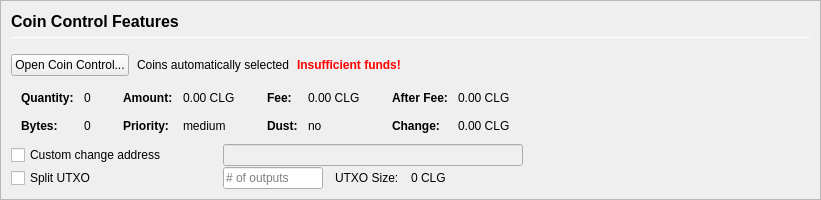
         <widget class="QFrame" name="frameCoinControl">
          <property name="sizePolicy">
           <sizepolicy hsizetype="Expanding" vsizetype="Expanding">
            <horstretch>0</horstretch>
            <verstretch>0</verstretch>
           </sizepolicy>
          </property>
          <property name="maximumSize">
           <size>
            <width>16777215</width>
            <height>16777215</height>
           </size>
          </property>
          <property name="frameShape">
           <enum>QFrame::StyledPanel</enum>
          </property>
          <property name="frameShadow">
           <enum>QFrame::Sunken</enum>
          </property>
          <layout class="QVBoxLayout" name="verticalLayoutCoinControl2">
           <property name="spacing">
            <number>0</number>
           </property>
           <property name="leftMargin">
            <number>0</number>
           </property>
           <property name="topMargin">
            <number>0</number>
           </property>
           <property name="rightMargin">
            <number>0</number>
           </property>
           <property name="bottomMargin">
            <number>0</number>
           </property>
           <item>
            <widget class="QFrame" name="frameCoinControl_BG">
             <layout class="QVBoxLayout" name="verticalLayoutCoinControl" stretch="0,0,0,0,0,0">
              <property name="spacing">
               <number>1</number>
              </property>
              <property name="leftMargin">
               <number>10</number>
              </property>
              <property name="topMargin">
               <number>10</number>
              </property>
              <item>
               <layout class="QHBoxLayout" name="horizontalLayoutCoinControl1">
                <property name="bottomMargin">
                 <number>15</number>
                </property>
                <item>
                 <layout class="QVBoxLayout" name="verticalLayout_3">
                  <property name="spacing">
                   <number>6</number>
                  </property>
                  <item>
                   <widget class="QLabel" name="labelCoinControlFeatures">
                    <property name="sizePolicy">
                     <sizepolicy hsizetype="Preferred" vsizetype="Maximum">
                      <horstretch>0</horstretch>
                      <verstretch>0</verstretch>
                     </sizepolicy>
                    </property>
                    <property name="minimumSize">
                     <size>
                      <width>0</width>
                      <height>20</height>
                     </size>
                    </property>
                    <property name="font">
                     <font>
                      <pointsize>12</pointsize>
                      <weight>75</weight>
                      <bold>true</bold>
                     </font>
                    </property>
                    <property name="styleSheet">
                     <string notr="true">font-weight:bold;</string>
                    </property>
                    <property name="text">
                     <string>Coin Control Features</string>
                    </property>
                   </widget>
                  </item>
                  <item>
                   <widget class="Line" name="line">
                    <property name="minimumSize">
                     <size>
                      <width>0</width>
                      <height>1</height>
                     </size>
                    </property>
                    <property name="maximumSize">
                     <size>
                      <width>16777215</width>
                      <height>1</height>
                     </size>
                    </property>
                    <property name="orientation">
                     <enum>Qt::Horizontal</enum>
                    </property>
                   </widget>
                  </item>
                 </layout>
                </item>
               </layout>
              </item>
              <item>
               <layout class="QHBoxLayout" name="horizontalLayoutCoinControl2" stretch="0,0,0,0">
                <property name="spacing">
                 <number>8</number>
                </property>
                <property name="bottomMargin">
                 <number>10</number>
                </property>
                <item>
                 <widget class="QPushButton" name="pushButtonCoinControl">
                  <property name="styleSheet">
                   <string notr="true"/>
                  </property>
                  <property name="text">
                   <string>Open Coin Control...</string>
                  </property>
                  <property name="autoDefault">
                   <bool>false</bool>
                  </property>
                 </widget>
                </item>
                <item>
                 <widget class="QLabel" name="labelCoinControlAutomaticallySelected">
                  <property name="text">
                   <string>Coins automatically selected</string>
                  </property>
                  <property name="margin">
                   <number>5</number>
                  </property>
                 </widget>
                </item>
                <item>
                 <widget class="QLabel" name="labelCoinControlInsuffFunds">
                  <property name="font">
                   <font>
                    <weight>75</weight>
                    <bold>true</bold>
                   </font>
                  </property>
                  <property name="styleSheet">
                   <string notr="true">color:red;font-weight:bold;</string>
                  </property>
                  <property name="text">
                   <string>Insufficient funds!</string>
                  </property>
                  <property name="margin">
                   <number>5</number>
                  </property>
                 </widget>
                </item>
                <item>
                 <spacer name="horizontalSpacerCoinControl">
                  <property name="orientation">
                   <enum>Qt::Horizontal</enum>
                  </property>
                  <property name="sizeHint" stdset="0">
                   <size>
                    <width>40</width>
                    <height>1</height>
                   </size>
                  </property>
                 </spacer>
                </item>
               </layout>
              </item>
              <item>
               <widget class="QWidget" name="widgetCoinControl" native="true">
                <property name="sizePolicy">
                 <sizepolicy hsizetype="Preferred" vsizetype="Preferred">
                  <horstretch>0</horstretch>
                  <verstretch>0</verstretch>
                 </sizepolicy>
                </property>
                <property name="minimumSize">
                 <size>
                  <width>0</width>
                  <height>0</height>
                 </size>
                </property>
                <property name="styleSheet">
                 <string notr="true"/>
                </property>
                <layout class="QHBoxLayout" name="horizontalLayoutCoinControl5">
                 <property name="leftMargin">
                  <number>0</number>
                 </property>
                 <property name="topMargin">
                  <number>0</number>
                 </property>
                 <property name="rightMargin">
                  <number>0</number>
                 </property>
                 <property name="bottomMargin">
                  <number>0</number>
                 </property>
                 <item>
                  <layout class="QHBoxLayout" name="horizontalLayoutCoinControl3" stretch="0,0,0,1">
                   <property name="spacing">
                    <number>20</number>
                   </property>
                   <property name="topMargin">
                    <number>0</number>
                   </property>
                   <property name="bottomMargin">
                    <number>10</number>
                   </property>
                   <item>
                    <layout class="QFormLayout" name="formLayoutCoinControl1">
                     <property name="horizontalSpacing">
                      <number>10</number>
                     </property>
                     <property name="verticalSpacing">
                      <number>14</number>
                     </property>
                     <property name="leftMargin">
                      <number>10</number>
                     </property>
                     <property name="topMargin">
                      <number>4</number>
                     </property>
                     <property name="rightMargin">
                      <number>6</number>
                     </property>
                     <item row="0" column="0">
                      <widget class="QLabel" name="labelCoinControlQuantityText">
                       <property name="font">
                        <font>
                         <weight>75</weight>
                         <bold>true</bold>
                        </font>
                       </property>
                       <property name="text">
                        <string>Quantity:</string>
                       </property>
                       <property name="margin">
                        <number>0</number>
                       </property>
                      </widget>
                     </item>
                     <item row="0" column="1">
                      <widget class="QLabel" name="labelCoinControlQuantity">
                       <property name="cursor">
                        <cursorShape>IBeamCursor</cursorShape>
                       </property>
                       <property name="contextMenuPolicy">
                        <enum>Qt::ActionsContextMenu</enum>
                       </property>
                       <property name="text">
                        <string notr="true">0</string>
                       </property>
                       <property name="margin">
                        <number>0</number>
                       </property>
                       <property name="textInteractionFlags">
                        <set>Qt::LinksAccessibleByMouse|Qt::TextSelectableByKeyboard|Qt::TextSelectableByMouse</set>
                       </property>
                      </widget>
                     </item>
                     <item row="1" column="0">
                      <widget class="QLabel" name="labelCoinControlBytesText">
                       <property name="font">
                        <font>
                         <weight>75</weight>
                         <bold>true</bold>
                        </font>
                       </property>
                       <property name="text">
                        <string>Bytes:</string>
                       </property>
                      </widget>
                     </item>
                     <item row="1" column="1">
                      <widget class="QLabel" name="labelCoinControlBytes">
                       <property name="cursor">
                        <cursorShape>IBeamCursor</cursorShape>
                       </property>
                       <property name="contextMenuPolicy">
                        <enum>Qt::ActionsContextMenu</enum>
                       </property>
                       <property name="text">
                        <string notr="true">0</string>
                       </property>
                       <property name="textInteractionFlags">
                        <set>Qt::LinksAccessibleByMouse|Qt::TextSelectableByKeyboard|Qt::TextSelectableByMouse</set>
                       </property>
                      </widget>
                     </item>
                    </layout>
                   </item>
                   <item>
                    <layout class="QFormLayout" name="formLayoutCoinControl2">
                     <property name="horizontalSpacing">
                      <number>10</number>
                     </property>
                     <property name="verticalSpacing">
                      <number>14</number>
                     </property>
                     <property name="leftMargin">
                      <number>6</number>
                     </property>
                     <property name="topMargin">
                      <number>4</number>
                     </property>
                     <property name="rightMargin">
                      <number>6</number>
                     </property>
                     <item row="0" column="0">
                      <widget class="QLabel" name="labelCoinControlAmountText">
                       <property name="font">
                        <font>
                         <weight>75</weight>
                         <bold>true</bold>
                        </font>
                       </property>
                       <property name="text">
                        <string>Amount:</string>
                       </property>
                       <property name="margin">
                        <number>0</number>
                       </property>
                      </widget>
                     </item>
                     <item row="0" column="1">
                      <widget class="QLabel" name="labelCoinControlAmount">
                       <property name="cursor">
                        <cursorShape>IBeamCursor</cursorShape>
                       </property>
                       <property name="contextMenuPolicy">
                        <enum>Qt::ActionsContextMenu</enum>
                       </property>
                       <property name="text">
                        <string notr="true">0.00 CLG</string>
                       </property>
                       <property name="textInteractionFlags">
                        <set>Qt::LinksAccessibleByMouse|Qt::TextSelectableByKeyboard|Qt::TextSelectableByMouse</set>
                       </property>
                      </widget>
                     </item>
                     <item row="1" column="0">
                      <widget class="QLabel" name="labelCoinControlPriorityText">
                       <property name="font">
                        <font>
                         <weight>75</weight>
                         <bold>true</bold>
                        </font>
                       </property>
                       <property name="text">
                        <string>Priority:</string>
                       </property>
                      </widget>
                     </item>
                     <item row="1" column="1">
                      <widget class="QLabel" name="labelCoinControlPriority">
                       <property name="cursor">
                        <cursorShape>IBeamCursor</cursorShape>
                       </property>
                       <property name="contextMenuPolicy">
                        <enum>Qt::ActionsContextMenu</enum>
                       </property>
                       <property name="text">
                        <string>medium</string>
                       </property>
                       <property name="textInteractionFlags">
                        <set>Qt::LinksAccessibleByMouse|Qt::TextSelectableByKeyboard|Qt::TextSelectableByMouse</set>
                       </property>
                      </widget>
                     </item>
                    </layout>
                   </item>
                   <item>
                    <layout class="QFormLayout" name="formLayoutCoinControl3">
                     <property name="horizontalSpacing">
                      <number>10</number>
                     </property>
                     <property name="verticalSpacing">
                      <number>14</number>
                     </property>
                     <property name="leftMargin">
                      <number>6</number>
                     </property>
                     <property name="topMargin">
                      <number>4</number>
                     </property>
                     <property name="rightMargin">
                      <number>6</number>
                     </property>
                     <item row="0" column="0">
                      <widget class="QLabel" name="labelCoinControlFeeText">
                       <property name="font">
                        <font>
                         <weight>75</weight>
                         <bold>true</bold>
                        </font>
                       </property>
                       <property name="text">
                        <string>Fee:</string>
                       </property>
                       <property name="margin">
                        <number>0</number>
                       </property>
                      </widget>
                     </item>
                     <item row="0" column="1">
                      <widget class="QLabel" name="labelCoinControlFee">
                       <property name="cursor">
                        <cursorShape>IBeamCursor</cursorShape>
                       </property>
                       <property name="contextMenuPolicy">
                        <enum>Qt::ActionsContextMenu</enum>
                       </property>
                       <property name="text">
                        <string notr="true">0.00 CLG</string>
                       </property>
                       <property name="textInteractionFlags">
                        <set>Qt::LinksAccessibleByMouse|Qt::TextSelectableByKeyboard|Qt::TextSelectableByMouse</set>
                       </property>
                      </widget>
                     </item>
                     <item row="1" column="0">
                      <widget class="QLabel" name="labelCoinControlLowOutputText">
                       <property name="font">
                        <font>
                         <weight>75</weight>
                         <bold>true</bold>
                        </font>
                       </property>
                       <property name="text">
                        <string>Dust:</string>
                       </property>
                      </widget>
                     </item>
                     <item row="1" column="1">
                      <widget class="QLabel" name="labelCoinControlLowOutput">
                       <property name="cursor">
                        <cursorShape>IBeamCursor</cursorShape>
                       </property>
                       <property name="contextMenuPolicy">
                        <enum>Qt::ActionsContextMenu</enum>
                       </property>
                       <property name="text">
                        <string>no</string>
                       </property>
                       <property name="textInteractionFlags">
                        <set>Qt::LinksAccessibleByMouse|Qt::TextSelectableByKeyboard|Qt::TextSelectableByMouse</set>
                       </property>
                      </widget>
                     </item>
                    </layout>
                   </item>
                   <item>
                    <layout class="QFormLayout" name="formLayoutCoinControl4">
                     <property name="horizontalSpacing">
                      <number>10</number>
                     </property>
                     <property name="verticalSpacing">
                      <number>14</number>
                     </property>
                     <property name="leftMargin">
                      <number>6</number>
                     </property>
                     <property name="topMargin">
                      <number>4</number>
                     </property>
                     <property name="rightMargin">
                      <number>6</number>
                     </property>
                     <item row="0" column="0">
                      <widget class="QLabel" name="labelCoinControlAfterFeeText">
                       <property name="font">
                        <font>
                         <weight>75</weight>
                         <bold>true</bold>
                        </font>
                       </property>
                       <property name="text">
                        <string>After Fee:</string>
                       </property>
                       <property name="margin">
                        <number>0</number>
                       </property>
                      </widget>
                     </item>
                     <item row="0" column="1">
                      <widget class="QLabel" name="labelCoinControlAfterFee">
                       <property name="cursor">
                        <cursorShape>IBeamCursor</cursorShape>
                       </property>
                       <property name="contextMenuPolicy">
                        <enum>Qt::ActionsContextMenu</enum>
                       </property>
                       <property name="text">
                        <string notr="true">0.00 CLG</string>
                       </property>
                       <property name="textInteractionFlags">
                        <set>Qt::LinksAccessibleByMouse|Qt::TextSelectableByKeyboard|Qt::TextSelectableByMouse</set>
                       </property>
                      </widget>
                     </item>
                     <item row="1" column="0">
                      <widget class="QLabel" name="labelCoinControlChangeText">
                       <property name="font">
                        <font>
                         <weight>75</weight>
                         <bold>true</bold>
                        </font>
                       </property>
                       <property name="text">
                        <string>Change:</string>
                       </property>
                      </widget>
                     </item>
                     <item row="1" column="1">
                      <widget class="QLabel" name="labelCoinControlChange">
                       <property name="cursor">
                        <cursorShape>IBeamCursor</cursorShape>
                       </property>
                       <property name="contextMenuPolicy">
                        <enum>Qt::ActionsContextMenu</enum>
                       </property>
                       <property name="text">
                        <string notr="true">0.00 CLG</string>
                       </property>
                       <property name="textInteractionFlags">
                        <set>Qt::LinksAccessibleByMouse|Qt::TextSelectableByKeyboard|Qt::TextSelectableByMouse</set>
                       </property>
                      </widget>
                     </item>
                    </layout>
                   </item>
                  </layout>
                 </item>
                </layout>
               </widget>
              </item>
              <item>
               <layout class="QHBoxLayout" name="horizontalLayoutCoinControl4">
                <property name="spacing">
                 <number>12</number>
                </property>
                <property name="sizeConstraint">
                 <enum>QLayout::SetDefaultConstraint</enum>
                </property>
                <property name="topMargin">
                 <number>0</number>
                </property>
                <property name="rightMargin">
                 <number>0</number>
                </property>
                <item>
                 <widget class="QCheckBox" name="checkBoxCoinControlChange">
                  <property name="sizePolicy">
                   <sizepolicy hsizetype="Preferred" vsizetype="Preferred">
                    <horstretch>0</horstretch>
                    <verstretch>0</verstretch>
                   </sizepolicy>
                  </property>
                  <property name="minimumSize">
                   <size>
                    <width>200</width>
                    <height>0</height>
                   </size>
                  </property>
                  <property name="maximumSize">
                   <size>
                    <width>200</width>
                    <height>16777215</height>
                   </size>
                  </property>
                  <property name="toolTip">
                   <string>If this is activated, but the change address is empty or invalid, change will be sent to a newly generated address.</string>
                  </property>
                  <property name="text">
                   <string>Custom change address</string>
                  </property>
                 </widget>
                </item>
                <item>
                 <widget class="QValidatedLineEdit" name="lineEditCoinControlChange">
                  <property name="enabled">
                   <bool>false</bool>
                  </property>
                  <property name="sizePolicy">
                   <sizepolicy hsizetype="Preferred" vsizetype="Preferred">
                    <horstretch>0</horstretch>
                    <verstretch>0</verstretch>
                   </sizepolicy>
                  </property>
                  <property name="minimumSize">
                   <size>
                    <width>300</width>
                    <height>0</height>
                   </size>
                  </property>
                 </widget>
                </item>
                <item>
                 <widget class="QLabel" name="labelCoinControlChangeLabel">
                  <property name="sizePolicy">
                   <sizepolicy hsizetype="Preferred" vsizetype="Preferred">
                    <horstretch>0</horstretch>
                    <verstretch>0</verstretch>
                   </sizepolicy>
                  </property>
                  <property name="minimumSize">
                   <size>
                    <width>100</width>
                    <height>0</height>
                   </size>
                  </property>
                  <property name="text">
                   <string/>
                  </property>
                  <property name="margin">
                   <number>3</number>
                  </property>
                 </widget>
                </item>
               </layout>
              </item>
              <item>
               <layout class="QHBoxLayout" name="horizontalLayoutCoinControl6">
                <property name="spacing">
                 <number>12</number>
                </property>
                <property name="rightMargin">
                 <number>0</number>
                </property>
                <item>
                 <widget class="QCheckBox" name="splitBlockCheckBox">
                  <property name="sizePolicy">
                   <sizepolicy hsizetype="Preferred" vsizetype="Preferred">
                    <horstretch>0</horstretch>
                    <verstretch>0</verstretch>
                   </sizepolicy>
                  </property>
                  <property name="minimumSize">
                   <size>
                    <width>200</width>
                    <height>0</height>
                   </size>
                  </property>
                  <property name="maximumSize">
                   <size>
                    <width>200</width>
                    <height>16777215</height>
                   </size>
                  </property>
                  <property name="text">
                   <string>Split UTXO</string>
                  </property>
                 </widget>
                </item>
                <item>
                 <widget class="QLineEdit" name="splitBlockLineEdit">
                  <property name="sizePolicy">
                   <sizepolicy hsizetype="Preferred" vsizetype="Preferred">
                    <horstretch>50</horstretch>
                    <verstretch>0</verstretch>
                   </sizepolicy>
                  </property>
                  <property name="minimumSize">
                   <size>
                    <width>100</width>
                    <height>0</height>
                   </size>
                  </property>
                  <property name="maximumSize">
                   <size>
                    <width>100</width>
                    <height>16777215</height>
                   </size>
                  </property>
                  <property name="placeholderText">
                   <string># of outputs</string>
                  </property>
                 </widget>
                </item>
                <item>
                 <widget class="QLabel" name="labelBlockSizeText">
                  <property name="text">
                   <string>UTXO Size:</string>
                  </property>
                 </widget>
                </item>
                <item>
                 <widget class="QLabel" name="labelBlockSize">
                  <property name="text">
                   <string>0 CLG</string>
                  </property>
                 </widget>
                </item>
                <item>
                 <spacer name="horizontalSpacer_7">
                  <property name="orientation">
                   <enum>Qt::Horizontal</enum>
                  </property>
                  <property name="sizeHint" stdset="0">
                   <size>
                    <width>40</width>
                    <height>20</height>
                   </size>
                  </property>
                 </spacer>
                </item>
               </layout>
              </item>
              <item>
               <spacer name="verticalSpacerCoinControl">
                <property name="orientation">
                 <enum>Qt::Vertical</enum>
                </property>
                <property name="sizeHint" stdset="0">
                 <size>
                  <width>800</width>
                  <height>1</height>
                 </size>
                </property>
               </spacer>
              </item>
             </layout>
            </widget>
           </item>
          </layout>
         </widget>
